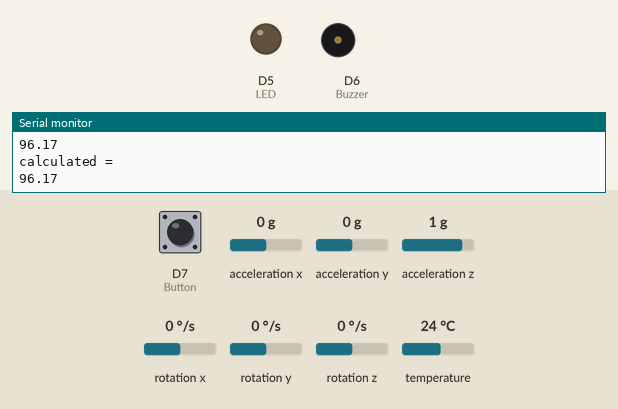
A sketch run on a simulated ESP8266 (NodeMCU). Parts: output pins drawn as LEDs (lit = HIGH), buzzer (waves = sounding, pin HIGH), the last lines printed to the serial monitor. The test bench sets the inputs (shaded band); at power-on: acceleration x 0 g, D7 (Button) HIGH, acceleration y 0 g, acceleration z 1 g, rotation x 0 °/s, rotation y 0 °/s, rotation z 0 °/s, temperature 24 °C. WiFi joins after 1.5 s; servers stay silent unless stated; the Firebase database answers and starts empty.

Above: at 2.7 s.
2.8 s: acceleration x set to -0.9 g
4.9 s: acceleration x set to -1.2 g
At 8.0 s:
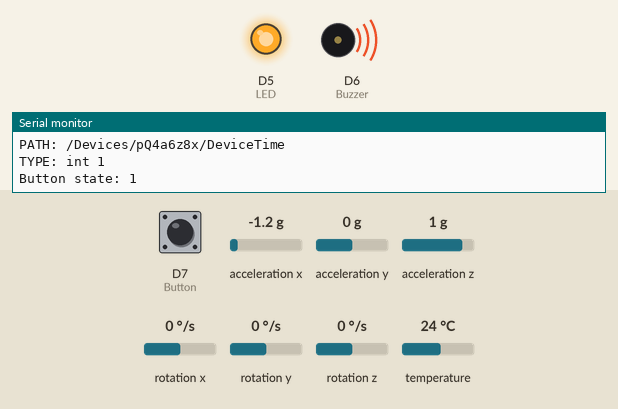
Timing chart, 0 to 9.5 s (numbered marks = the images above; inputs shaded):
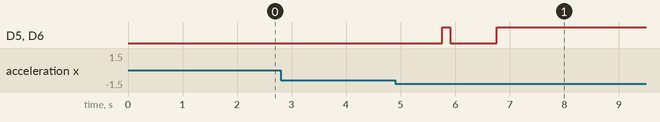

Measured:
- the behaviour switches between -1 and -1.1 g on acceleration x (found by bisection; images 0 and 1)
- after the input at 4.9 s, D5 (LED), D6 (Buzzer): LOW → HIGH after 0.86 s, → LOW 0.15 s later, → HIGH 0.85 s later

The sketch:

CareFallESP8266.ino
```cpp
#include <Wire.h>
#include <Adafruit_MPU6050.h>
#include <Adafruit_Sensor.h>
#include <ESP8266WiFi.h>
#include <Firebase_ESP_Client.h>


//Provide the token generation process info.
#include "addons/TokenHelper.h"
//Provide the RTDB payload printing info and other helper functions.
#include "addons/RTDBHelper.h"

#define WIFI_SSID "Your_WIFI_SSID"
#define WIFI_PASSWORD "Your_WIFI_Password"

#define DATABASE_URL "Your_Firebase_RealtimeDatabase_URL"
#define API_KEY "Your_Firebase_API_KEY"

// Define Firebase Data object
FirebaseData fbdo;

FirebaseAuth auth;
FirebaseConfig config;
unsigned long timePassed = 0;
unsigned long sendDataPrevMillis = 0;
bool signupOK = false;

Adafruit_MPU6050 mpu;
volatile bool fallDetected = false;
int notifTime;
int fallThreshold = 150; //Change the threshold for your purposes
void setup() {
  Serial.begin(115200);
  while (!Serial)
    delay(10);

  Serial.println("Adafruit MPU6050 Fall Detection");

  if (!mpu.begin()) {
    Serial.println("Failed to find MPU6050 chip");
    while (1) {
      delay(10);
    }
  }

  mpu.setHighPassFilter(MPU6050_HIGHPASS_0_63_HZ);
  mpu.setMotionDetectionThreshold(1);
  mpu.setMotionDetectionDuration(200);
  mpu.setInterruptPinLatch(true);
  mpu.setInterruptPinPolarity(true);
  mpu.setMotionInterrupt(true);
  // connect to wifi.
  WiFi.begin(WIFI_SSID, WIFI_PASSWORD);
  Serial.print("connecting");
  while (WiFi.status() != WL_CONNECTED) {
    Serial.print(".");
    delay(500);
  }
  Serial.println();
  Serial.print("connected: ");
  Serial.println(WiFi.localIP());

  Serial.printf("Firebase Client v%s\n\n", FIREBASE_CLIENT_VERSION);
  /* Assign the api key (required) */
  config.database_url = DATABASE_URL;
  config.api_key = API_KEY;
/* Sign up */
  if (Firebase.signUp(&config, &auth, "", "")){
    Serial.println("ok");
    signupOK = true;
  }
  else{
    Serial.printf("%s\n", config.signer.signupError.message.c_str());
  }

  /* Assign the callback function for the long running token generation task */
  config.token_status_callback = tokenStatusCallback; //see addons/TokenHelper.h

  Firebase.begin(&config, &auth);
  Firebase.reconnectWiFi(true);
  pinMode(D5, OUTPUT);    // LED
  pinMode(D6, OUTPUT);    // Buzzer
  pinMode(D7, INPUT_PULLUP); // Button
  notifTime=0;
}

void loop() {
  int newNotifTime;
  float calculated = 30;
  if (Firebase.ready() && signupOK && (millis() - sendDataPrevMillis > 1000 || sendDataPrevMillis == 0)){
    sendDataPrevMillis = millis();

  if(Firebase.RTDB.getInt(&fbdo, "/Devices/pQ4a6z8x/DeviceTime")){
    if(fbdo.dataType() == "int"){
      newNotifTime = fbdo.intData();
      if(newNotifTime != notifTime){
        Serial.println("NotifTime:");
        Serial.println(newNotifTime);
        notifTime=newNotifTime;
      }
    }
  }
   else {
      Serial.println(fbdo.errorReason());
    }

  if (fallDetected == false && mpu.getMotionInterruptStatus()) {
    // Get new sensor events with the readings
    sensors_event_t a, g, t;
    mpu.getEvent(&a, &g, &t);
    float Ax = a.acceleration.x;
    float Ay = a.acceleration.y;
    float Az = a.acceleration.z;
    float Gx = a.gyro.x;
    float Gy = a.gyro.y;
    float Gz = a.gyro.z;
    //Use acceleration and orientation of 3 axis to determine if fall was detected
    calculated = sqrt(((abs(Ax) * Gx) * (abs(Ax) * Gx)) + ((abs(Ay) * Gy)*(abs(Ay) * Gy)) + ((abs(Az) * Gz)*(abs(Az) * Gz)));
    Serial.println("calculated = ");
    Serial.println(calculated);
    delay(100);

  }
  if (calculated > fallThreshold) {
    Serial.println("Fall detected!");
    activateAlarm();
  }
}
}
void checkButton() {
  static bool buttonWasPressed = false;
  Serial.println("Button state: " + String(digitalRead(D7)));
  // Check if the button is pressed (HIGH), and it wasn't pressed before
  if (digitalRead(D7) == HIGH && !buttonWasPressed && fallDetected) {
    turnOffAlarm();
    buttonWasPressed = true;
  } else if (digitalRead(D7) == LOW) {
    buttonWasPressed = false;
  }
}

void activateAlarm() {
  fallDetected = true;
  timePassed = millis();
  while(fallDetected){
  digitalWrite(D5, HIGH);  // Turn on LED
  digitalWrite(D6, HIGH); // Turn on Buzzer
  // Serial.println("Time: ");
  // Serial.println((millis()-timePassed)/1000); //Use to check how much time has passed since the beginning of the function
  if(millis()-timePassed>notifTime*1000){
    if(Firebase.RTDB.setBool(&fbdo, "/Devices/pQ4a6z8x/FallDetected", fallDetected)){
      Serial.println("PASSED");
      Serial.println("PATH: " + fbdo.dataPath());
      Serial.println("TYPE: " + fbdo.dataType() + " " + fallDetected);
    }
    else {
      Serial.println("FAILED");
      Serial.println("REASON: " + fbdo.errorReason());
    }
  }
  checkButton();
}
}


void turnOffAlarm() {
  // Turn off LED and Buzzer when the button is pressed and set FallDetected to false on firebase
  fallDetected = false;
   if(Firebase.RTDB.setBool(&fbdo, "/Devices/pQ4a6z8x/FallDetected", fallDetected)){
      Serial.println("PASSED");
      Serial.println("PATH: " + fbdo.dataPath());
      Serial.println("TYPE: " + fbdo.dataType() + " " + fallDetected);
    }
    else {
      Serial.println("FAILED");
      Serial.println("REASON: " + fbdo.errorReason());
    }
  timePassed = 0;
  digitalWrite(D5, LOW);
  digitalWrite(D6, LOW);
}
```
